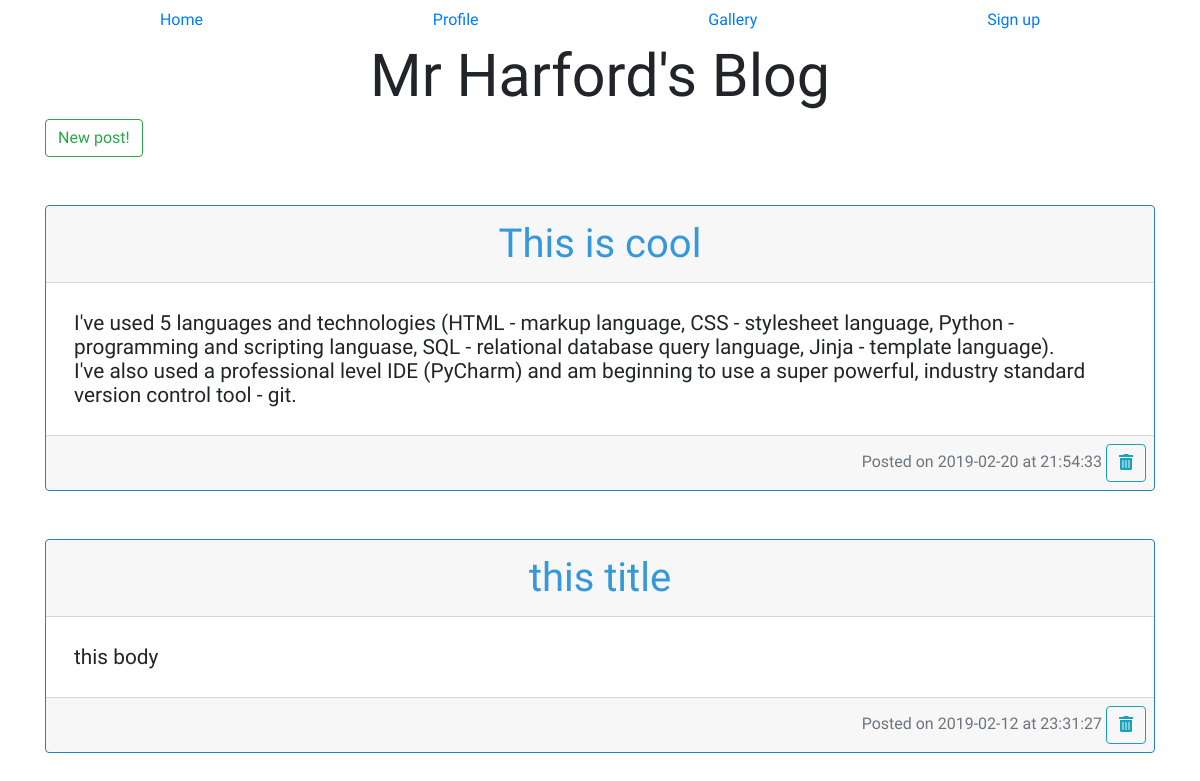
The page / on the database its author committed.
### tables this page shows
CREATE TABLE entry(
                            id integer PRIMARY KEY,
                            title text NOT NULL,
                            body text NOT NULL,
                            posttime datetime NOT NULL
                            );

### app.py (the view)
@app.route('/')
def hello_world():
    con = create_connection(DATABASE_NAME)
    get_entries = """SELECT id, title, body, date(posttime) AS date, time(posttime) AS time FROM entry ORDER BY posttime DESC;"""
    cur = con.cursor()
    cur.execute(get_entries)
    entries = cur.fetchall()
    for entry in entries:
        print(entry)
    return render_template("home.html", entries=entries)

### app.py (called while the page is built)
def create_connection(db_file):
    try:
        connection = sqlite3.connect(db_file)
        initialise_tables(connection)
        return connection
    except Error as e:
        print(e)
    return None

def create_table(con, query):
    if con is not None:
        try:
            c = con.cursor()
            c.execute(query)
        except Error as e:
            print(e)

def initialise_tables(con):
    create_blog_table = """CREATE TABLE IF NOT EXISTS entry(
                            id integer PRIMARY KEY,
                            title text NOT NULL,
                            body text NOT NULL,
                            posttime datetime NOT NULL
                            )"""
    create_table(con, create_blog_table)
    create_user_table = """CREATE TABLE IF NOT EXISTS bloguser(
                                id integer PRIMARY KEY,
                                fname text NOT NULL,
                                lname text NOT NULL,
                                password text NOT NULL,
                                email text NOT NULL,
                                signedup datetime NOT NULL
                                )"""
    create_table(con, create_user_table)

### templates/home.html (shortened to what this page needs)
{% extends "base.html" %}
{% block body %}
<a class="btn btn-outline-success" href="/new-blog-post">New post!</a>
{% for entry in entries %}
    <div class="card">
        <div class="card-header text-center">
            {{ entry[1] }}
        </div>
        <div class="card-body">
            <p class="card-text">{{ entry[2] }}</p>
        </div>
        <div class="card-footer text-muted text-right">
            <p>Posted on {{  entry[3] }} at {{ entry[4] }} <a class="btn btn-outline-info delete-button" href="/do-delete-post/{{ entry[0] }}"data-container="body" data-toggle="hover" data-placement="bottom" data-content="Delete this post"><i class="fas fa-trash-alt"></i></a></p>
        </div>
    </div>
{% endfor %}
{% endblock %}

### templates/base.html (shortened to what this page needs)
<!doctype html>
<html lang="en">
<head>
    <link rel="stylesheet" href="{{ url_for('static', filename='css/bootstrap.min.css') }}">
    <link rel="stylesheet" href="{{ url_for('static', filename='css/all.css') }}">
    <link rel="stylesheet" href="{{ url_for('static', filename='css/blog.css') }}">
</head>
<body>
<div class="container">
    <ul class="nav nav-fill">
        <li class="nav-item">
            <a class="nav-link active" href="/">Home</a>
        </li>
        <li class="nav-item">
            <a class="nav-link" href="/profile">Profile</a>
        </li>
        <li class="nav-item">
            <a class="nav-link" href="/gallery">Gallery</a>
        </li>
        <li class="nav-item">
            <a class="nav-link" href="/register">Sign up</a>
        </li>
    </ul>
    <h1>Mr Harford's Blog</h1>
    {% block body %}{% endblock %}
</div>
</body>
</html>

### static/css/all.css (style rules this page uses)
.fa, .fas, .far, .fal, .fab { -moz-osx-font-smoothing: grayscale; -webkit-font-smoothing: antialiased; display: inline-block; font-style: normal; font-variant: normal; text-rendering: auto; line-height: 1; }
.fa-trash-alt:before { content: "\f2ed"; }
.fa, .fas { font-family: 'Font Awesome 5 Free'; font-weight: 900; }

### static/css/blog.css (style rules this page uses)
* { font-family: 'Bellefair', serif; }
h1 { font-family: 'Work Sans', sans-serif; text-align: center; font-size: 3.7rem; }
.card { margin-top: 3rem; border-color: #2980b9; }
.card-header { font-size: 2.5rem; color: #3498db; font-family: 'Work Sans', sans-serif; padding: 0.5rem; }
.card-text { font-size: 1.3rem; line-height: 1.5rem; white-space: pre-wrap; padding: 0.5rem; }
.card-footer { padding: 0.5rem; }
.card-footer p { margin: 0; }

### rows shown on the page
entry: title "This is cool", body "I've used 5 languages and technologies (HTML - markup language, CSS - stylesheet language, Python - programming and scripting languase, SQL - relational database query language, Jinja - template language). I've also used a professional level IDE (PyCharm) and am beginning to use a super powerful, industry standard version control tool - git.", posttime "2019-02-20", entry "21:54:33"
entry: title "this title", body "this body", posttime "2019-02-12", entry "23:31:27"
